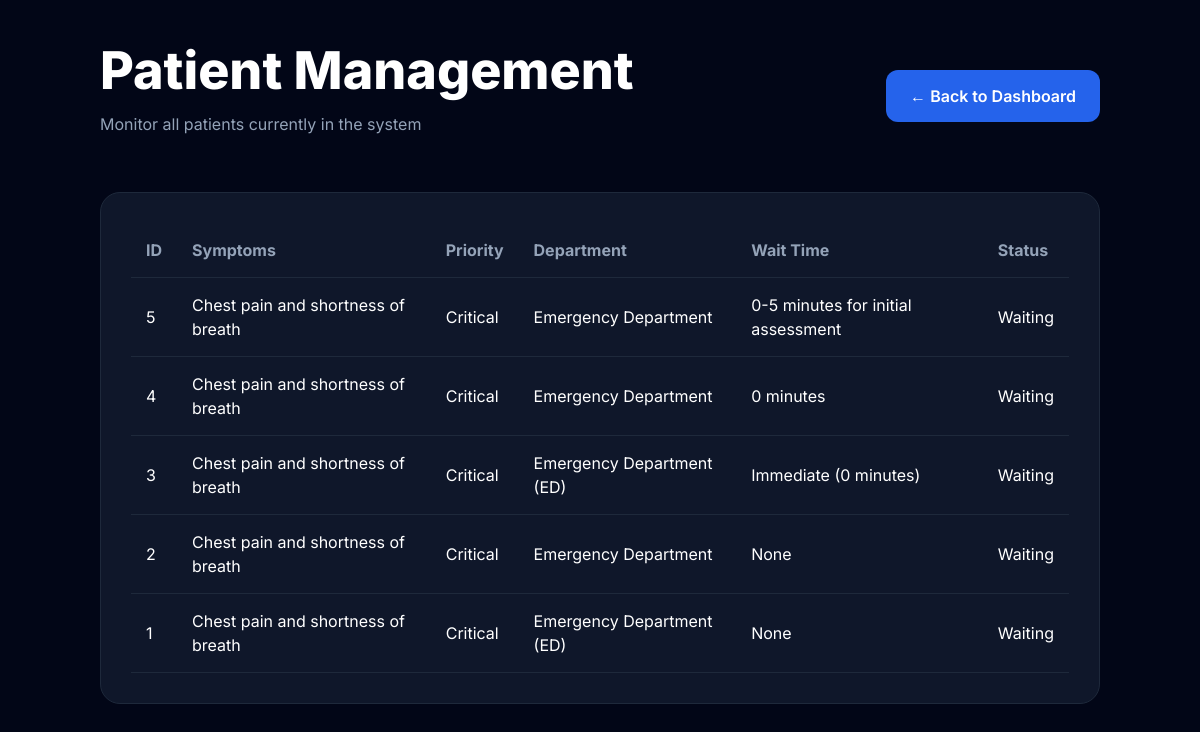
/admin-patients, run on the app's committed database.
### tables this page shows
CREATE TABLE patients (

    id INTEGER PRIMARY KEY AUTOINCREMENT,

    user_id INTEGER,

    age INTEGER,

    gender TEXT,

    symptoms TEXT,

    priority TEXT,

    department TEXT,

    wait_time TEXT,

    status TEXT DEFAULT 'Waiting',

    created_at TIMESTAMP DEFAULT CURRENT_TIMESTAMP,

    FOREIGN KEY (user_id)
        REFERENCES users(id)

);

### app.py (the view)
@app.route("/admin-patients")
def admin_patients():
    conn = get_db()
    cursor = conn.cursor()
    cursor.execute("""
        SELECT
            id,
            symptoms,
            priority,
            department,
            wait_time,
            status
        FROM patients
        ORDER BY id DESC
    """)
    patients = cursor.fetchall()
    conn.close()
    return render_template(
        "admin_patients.html",
        patients=patients
    )

### app.py (called while the page is built)
def get_db():
    conn = sqlite3.connect(
        DB_PATH,
        timeout=30,
        check_same_thread=False
    )
    conn.row_factory = sqlite3.Row
    return conn

### templates/admin_patients.html
{% extends "base.html" %}
{% block content %}
<div class="admin-container">
    <div class="admin-header">
        <div>
            <h1>
                Patient Management
            </h1>
            <p>
                Monitor all patients currently in the system
            </p>
        </div>
        <a
            href="/admin-dashboard"
            class="admin-btn">
            ← Back to Dashboard
        </a>
    </div>
    <div class="panel">
        <table class="patients-table">
            <thead>
                <tr>
                    <th>ID</th>
                    <th>Symptoms</th>
                    <th>Priority</th>
                    <th>Department</th>
                    <th>Wait Time</th>
                    <th>Status</th>
                </tr>
            </thead>
            <tbody>
                {% for patient in patients %}
                <tr>
                    <td>{{ patient["id"] }}</td>
                    <td>{{ patient["symptoms"] }}</td>
                    <td>{{ patient["priority"] }}</td>
                    <td>{{ patient["department"] }}</td>
                    <td>{{ patient["wait_time"] }}</td>
                    <td>{{ patient["status"] }}</td>
                </tr>
                {% endfor %}
            </tbody>
        </table>
    </div>
</div>
{% endblock %}

### templates/base.html (shortened to what this page needs)
<!DOCTYPE html>
<html lang="en">
<head>
    <link
        rel="stylesheet"
        href="https://cdnjs.cloudflare.com/ajax/libs/font-awesome/6.5.1/css/all.min.css">
    <link
        href="https://cdn.jsdelivr.net/npm/bootstrap@5.3.3/dist/css/bootstrap.min.css"
        rel="stylesheet">
    <link
        rel="stylesheet"
        href="{{ url_for('static', filename='css/landing.css') }}">
    <link
        rel="stylesheet"
        href="{{ url_for('static', filename='css/auth.css') }}">
    <link
        rel="stylesheet"
        href="{{ url_for('static', filename='css/dashboard.css') }}">
    <link
        rel="stylesheet"
        href="{{ url_for('static', filename='css/triage.css') }}">
</head>
<body>
    {% block content %}
    {% endblock %}
</body>
</html>

### static/css/landing.css (style rules this page uses)
* { margin:0; padding:0; box-sizing:border-box; font-family:'Inter',sans-serif; }
body { background:#020617; color:white; overflow-x:hidden; }

### static/css/dashboard.css (style rules this page uses)
* { margin:0; padding:0; box-sizing:border-box; font-family:'Inter',sans-serif; }
body { background:#020617; color:white; }
.admin-container { width:90%; max-width:1400px; margin:auto; padding:40px; }
.admin-header { display:flex; justify-content:space-between; align-items:center; margin-bottom:40px; }
.admin-header h1 { font-size:52px; font-weight:800; margin-bottom:10px; }
.admin-header p { color:#94A3B8; }
.admin-btn { background:#2563EB; color:white; text-decoration:none; padding:14px 24px; border-radius:12px; font-weight:600; transition:.3s; }
.panel { background:#0F172A; border:1px solid #1E293B; border-radius:20px; padding:30px; }
.patients-table { width:100%; border-collapse:collapse; }
.patients-table th, .patients-table td { padding:15px; border-bottom:1px solid #1E293B; text-align:left; }
.patients-table th { color:#94A3B8; }
.patients-table td { color:white; }

### static/css/triage.css (style rules this page uses)
* { margin:0; padding:0; box-sizing:border-box; }

### data on the page
patients: id "5", symptoms "Chest pain and shortness of breath", priority "Critical", department "Emergency Department", wait_time "0-5 minutes for initial assessment", status "Waiting"
patients: id "4", symptoms "Chest pain and shortness of breath", priority "Critical", department "Emergency Department", wait_time "0 minutes", status "Waiting"
patients: id "3", symptoms "Chest pain and shortness of breath", priority "Critical", department "Emergency Department (ED)", wait_time "Immediate (0 minutes)", status "Waiting"
patients: id "2", symptoms "Chest pain and shortness of breath", priority "Critical", department "Emergency Department", wait_time "None", status "Waiting"
patients: id "1", symptoms "Chest pain and shortness of breath", priority "Critical", department "Emergency Department (ED)", wait_time "None", status "Waiting"
